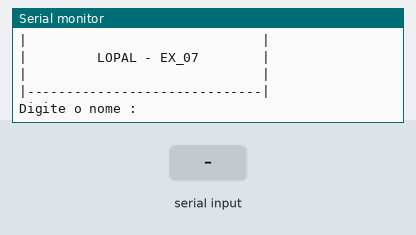
Recording of a sketch running on a simulated Arduino Uno, built with avr-gcc and run on an emulated ATmega328P. Parts: the last lines printed to the serial monitor. The test bench sets the inputs (shaded band).

Above: at 1.2 s.
1.3 s: "90,45\n" received over Serial
At 2.8 s:
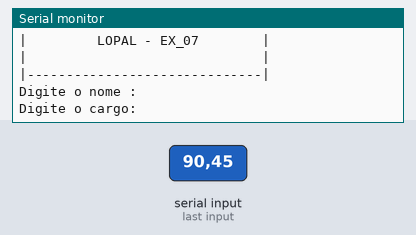
3.8 s: "30,150\n" received over Serial
At 5.9 s:
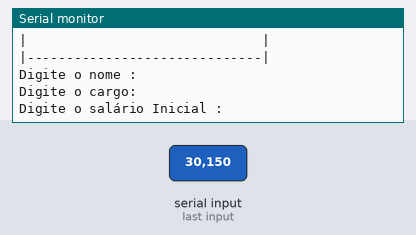
6.3 s: "5\n" received over Serial
At 7.2 s:
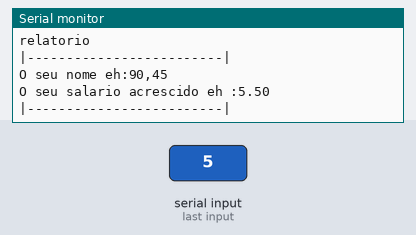

Measured:
- after the input at 1.3 s, the serial monitor: prints a new line after 1.0 s (image 1)
- after the input at 3.8 s, the serial monitor: prints a new line after 1.0 s (image 2)
- after the input at 6.3 s, the serial monitor: prints a new line at once (image 3)

The sketch:

ex_071.ino
```cpp
//Faça um programa que receba o nome, cargo, e salário
//salário a ser acrescido de 10%

void setup()
{
 Serial.begin (9600);
}
 // Variáveis
 String nome;
 String cargo;

 float salarioInicial  = 0;
 float salarioAcrescido = 0;

void loop()
{
  //entrada
  //cabeçalho - 2 pipes + 30 tracinhos
  Serial.println("|------------------------------|");//primeira Linha
  Serial.println("|                              |");
  Serial.println("|         LOPAL - EX_07        |");
  Serial.println("|                              |");
  Serial.println("|------------------------------|");//última Linha


  Serial.println();//pula uma linha
  Serial.println();//pula uma linha


  Serial.println("Digite o nome :");
  while (!Serial.available()) {}
  nome = Serial.readString();
  nome.trim ();
   Serial.println("Digite o cargo:");
  while (!Serial.available()) {}
  cargo = Serial.readString();
  nome.trim ();

  Serial.println("Digite o salário Inicial :");
  while (!Serial.available()) {}
  salarioInicial = Serial.parseInt();
   //processamento
  salarioAcrescido = salarioInicial + (salarioInicial * 0.10);

  //Saida
  Serial.println();
  Serial.println();

  Serial.println("relatorio");
  Serial.println();
  Serial.println("|-------------------------|");
  Serial.println();

  Serial.println("O seu nome eh:" + String(nome));
  Serial.println("O seu salario acrescido eh :" + String(salarioAcrescido));
  Serial.println();
  Serial.println("|-------------------------|");
  delay(1000);
}

    
```
